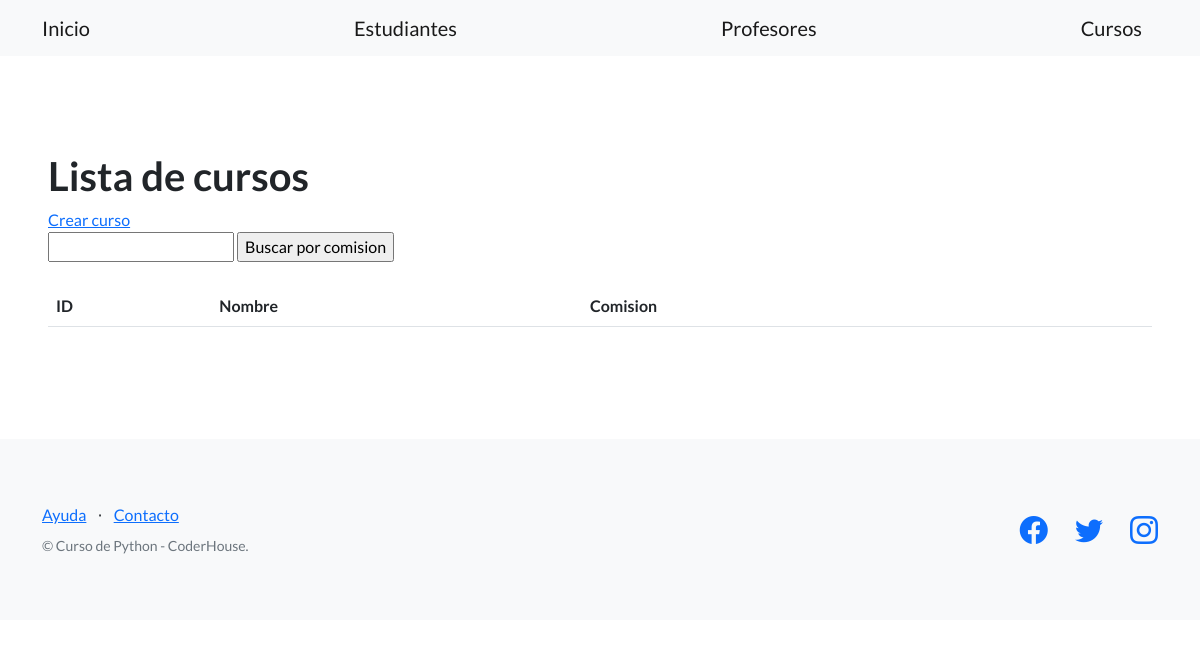
Page /estudios/lista-cursos/ on the earlier database version.
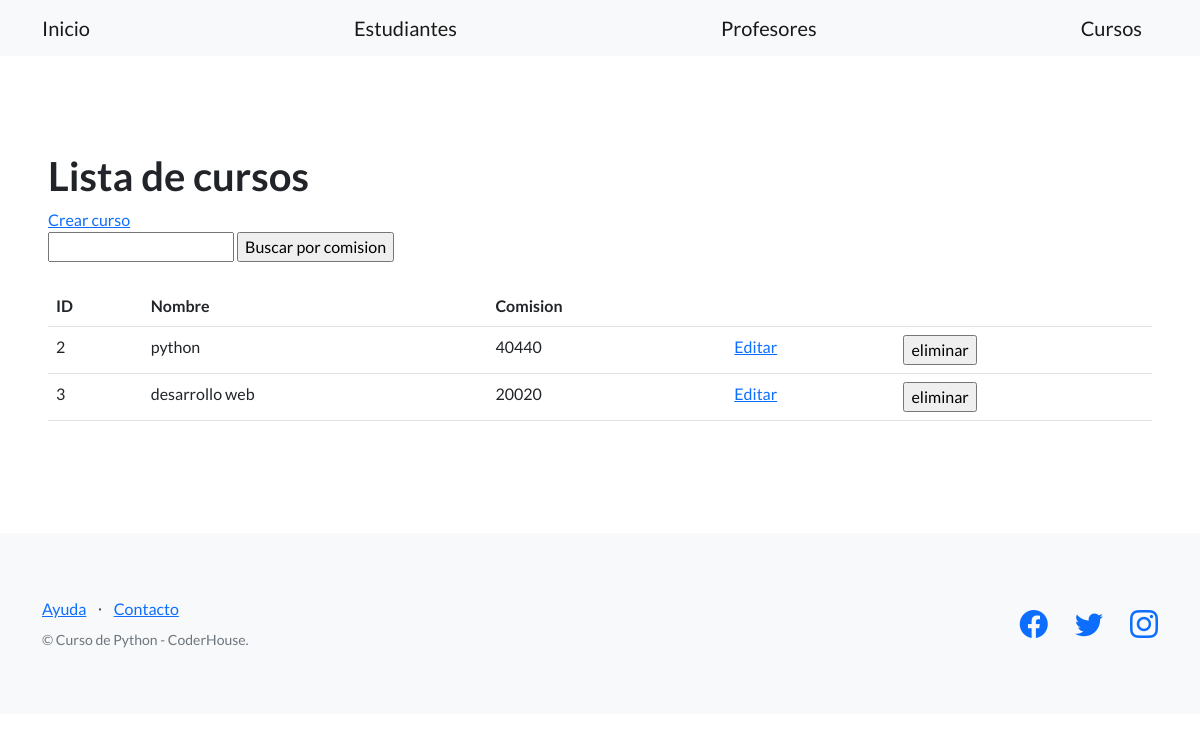
Same page on the later database version.
### control_code/models.py (models this page shows, shortened)
class Curso(models.Model):
    nombre = models.CharField(max_length=64) #equivalente a str
    comision = models.IntegerField() #equivalente a int

### control_code/views.py (the view)
# urls.py: path('lista-cursos/', views.listar_cursos, name="lista_cursos"),
def listar_cursos(request):
    contexto = {
        "cursos": Curso.objects.all()
    }
    http_response = render(
        request=request,
        template_name='control_code/lista_cursos.html',
        context=contexto,
    )
    return http_response

### control_code/templates/control_code/lista_cursos.html (shortened to what this page needs)
{% extends "control_code/base.html" %}
{% block contenido %}
<section>
  <div>
    <h1>Lista de cursos</h1>
    <a href="{% url "crear_curso" %}">Crear curso</a>
    <br>
    <form action="{% url "buscar_cursos" %}" method="post">
      <input type="text" name="busqueda">
      <input type="submit" value="Buscar por comision">
    </form>
    <table class="table">
      <tbody>
        <tr>
          <th>ID</th>
          <th>Nombre</th>
          <th>Comision</th>
          <th></th>
          <th></th>
        </tr>
        {% for curso in cursos %}
        <tr>
          <td>{{ curso.id }}</td>
          <td>{{ curso.nombre }}</td>
          <td>{{ curso.comision }}</td>
          <td>
            <a href="{% url 'editar_curso' curso.id %}">Editar</a>
          </td>
          <td>
            <form action="{% url 'eliminar_curso' curso.id %}" method="post">
              <input type="submit" value="eliminar"/>
            </form>
          </td>
        </tr>
        {% endfor %}
      </tbody>
    </table>
  </div>
</section>
{% endblock contenido %}

### control_code/templates/control_code/base.html (shortened to what this page needs)
{% load static %}
<!DOCTYPE html>
<html lang="en">
    <head>
        <link href="https://cdn.jsdelivr.net/npm/bootstrap-icons@1.5.0/font/bootstrap-icons.css" rel="stylesheet" type="text/css" />
        <link href="{%static 'css/styles.css' %}" rel="stylesheet" />
    </head>
    <body>
        <nav class="navbar navbar-light bg-light static-top">
            <div class="container">
                <a class="navbar-brand" href="{% url 'inicio' %}">Inicio</a>
                <a class="navbar-brand" href="{% url 'lista_estudiantes' %}">Estudiantes</a>
                <a class="navbar-brand" href="{% url 'lista_profesores' %}">Profesores</a>
                <a class="navbar-brand" href="{% url 'lista_cursos' %}">Cursos</a>
            </div>
        </nav>
        <section style="padding:6rem 3rem;">
        {% block contenido%}
        {% endblock contenido %}
        </section>
        <footer class="footer bg-light">
            <div class="container">
                <div class="row">
                    <div class="col-lg-6 h-100 text-center text-lg-start my-auto">
                        <ul class="list-inline mb-2">
                            <li class="list-inline-item"><a href="#!">Ayuda</a></li>
                            <li class="list-inline-item">⋅</li>
                            <li class="list-inline-item"><a href="#!">Contacto</a></li>
                        </ul>
                        <p class="text-muted small mb-4 mb-lg-0">&copy; Curso de Python - CoderHouse.</p>
                    </div>
                    <div class="col-lg-6 h-100 text-center text-lg-end my-auto">
                        <ul class="list-inline mb-0">
                            <li class="list-inline-item me-4">
                                <a href="#!"><i class="bi-facebook fs-3"></i></a>
                            </li>
                            <li class="list-inline-item me-4">
                                <a href="#!"><i class="bi-twitter fs-3"></i></a>
                            </li>
                            <li class="list-inline-item">
                                <a href=""><i class="bi-instagram fs-3"></i></a>
                            </li>
                        </ul>
                    </div>
                </div>
            </div>
        </footer>
    </body>
</html>

Differences in the rows shown:
added Curso: id "2", nombre "python", comision "40440"
added Curso: id "3", nombre "desarrollo web", comision "20020"
